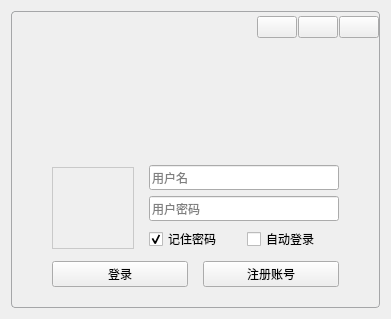
<?xml version="1.0" encoding="UTF-8"?>
<ui version="4.0">
 <class>LoginWidget</class>
 <widget class="QWidget" name="LoginWidget">
  <property name="geometry">
   <rect>
    <x>0</x>
    <y>0</y>
    <width>391</width>
    <height>319</height>
   </rect>
  </property>
  <property name="windowTitle">
   <string>Form</string>
  </property>
  <property name="styleSheet">
   <string notr="true">QWidget#page,QWidget#page_2 {
border: 1px solid #A5A6A8;
border-radius:4px;
}</string>
  </property>
  <layout class="QVBoxLayout" name="verticalLayout_8">
   <item>
    <widget class="QStackedWidget" name="stackedWidget">
     <property name="layoutDirection">
      <enum>Qt::LeftToRight</enum>
     </property>
     <property name="currentIndex">
      <number>0</number>
     </property>
     <widget class="QWidget" name="page">
      <layout class="QVBoxLayout" name="verticalLayout_2">
       <property name="spacing">
        <number>0</number>
       </property>
       <property name="leftMargin">
        <number>1</number>
       </property>
       <property name="topMargin">
        <number>1</number>
       </property>
       <property name="rightMargin">
        <number>1</number>
       </property>
       <property name="bottomMargin">
        <number>1</number>
       </property>
       <item>
        <widget class="QWidget" name="widgetWinTitle" native="true">
         <property name="minimumSize">
          <size>
           <width>0</width>
           <height>30</height>
          </size>
         </property>
         <property name="maximumSize">
          <size>
           <width>16777215</width>
           <height>30</height>
          </size>
         </property>
         <layout class="QHBoxLayout" name="horizontalLayout_2" stretch="0,1,0,0,0">
          <property name="spacing">
           <number>1</number>
          </property>
          <property name="leftMargin">
           <number>10</number>
          </property>
          <property name="topMargin">
           <number>0</number>
          </property>
          <property name="rightMargin">
           <number>0</number>
          </property>
          <property name="bottomMargin">
           <number>0</number>
          </property>
          <item>
           <widget class="QLabel" name="labelWinIcon">
            <property name="minimumSize">
             <size>
              <width>30</width>
              <height>30</height>
             </size>
            </property>
            <property name="maximumSize">
             <size>
              <width>30</width>
              <height>30</height>
             </size>
            </property>
            <property name="text">
             <string/>
            </property>
            <property name="pixmap">
             <pixmap resource="res.qrc">:/resource/images/robot.png</pixmap>
            </property>
           </widget>
          </item>
          <item>
           <widget class="QLabel" name="labelWinTitle">
            <property name="styleSheet">
             <string notr="true">color: #FFFFFF;</string>
            </property>
            <property name="text">
             <string/>
            </property>
           </widget>
          </item>
          <item>
           <widget class="QPushButton" name="btnWinMenu">
            <property name="focusPolicy">
             <enum>Qt::NoFocus</enum>
            </property>
            <property name="text">
             <string/>
            </property>
            <property name="icon">
             <iconset>
              <normalon>:/resource/common/ic_login_cfg.png</normalon>
             </iconset>
            </property>
           </widget>
          </item>
          <item>
           <widget class="QPushButton" name="btnWinMin">
            <property name="focusPolicy">
             <enum>Qt::NoFocus</enum>
            </property>
            <property name="text">
             <string/>
            </property>
            <property name="icon">
             <iconset>
              <normalon>:/resource/common/ic_min.png</normalon>
             </iconset>
            </property>
           </widget>
          </item>
          <item>
           <widget class="QPushButton" name="btnWinClose">
            <property name="focusPolicy">
             <enum>Qt::NoFocus</enum>
            </property>
            <property name="text">
             <string/>
            </property>
            <property name="icon">
             <iconset>
              <normalon>:/resource/common/ic_close_white.png</normalon>
             </iconset>
            </property>
           </widget>
          </item>
         </layout>
        </widget>
       </item>
       <item>
        <widget class="QWidget" name="widgetBody" native="true">
         <layout class="QVBoxLayout" name="verticalLayout_5">
          <property name="spacing">
           <number>0</number>
          </property>
          <property name="leftMargin">
           <number>0</number>
          </property>
          <property name="topMargin">
           <number>0</number>
          </property>
          <property name="rightMargin">
           <number>0</number>
          </property>
          <property name="bottomMargin">
           <number>0</number>
          </property>
          <item>
           <widget class="QLabel" name="labelWeclcom">
            <property name="text">
             <string/>
            </property>
            <property name="pixmap">
             <pixmap resource="res.qrc">:/resource/background/logo3.png</pixmap>
            </property>
            <property name="alignment">
             <set>Qt::AlignCenter</set>
            </property>
           </widget>
          </item>
          <item>
           <layout class="QVBoxLayout" name="verticalLayout_4">
            <property name="spacing">
             <number>10</number>
            </property>
            <property name="leftMargin">
             <number>40</number>
            </property>
            <property name="topMargin">
             <number>20</number>
            </property>
            <property name="rightMargin">
             <number>40</number>
            </property>
            <property name="bottomMargin">
             <number>20</number>
            </property>
            <item>
             <layout class="QHBoxLayout" name="horizontalLayout_4">
              <property name="spacing">
               <number>15</number>
              </property>
              <item>
               <widget class="QLabel" name="labelUserHead">
                <property name="minimumSize">
                 <size>
                  <width>82</width>
                  <height>82</height>
                 </size>
                </property>
                <property name="maximumSize">
                 <size>
                  <width>82</width>
                  <height>82</height>
                 </size>
                </property>
                <property name="styleSheet">
                 <string notr="true">QLabel#labelUserHead {
border: 1px solid #C9C9C9;
}</string>
                </property>
                <property name="text">
                 <string/>
                </property>
                <property name="pixmap">
                 <pixmap resource="res.qrc">:/resource/head/head-64.png</pixmap>
                </property>
                <property name="alignment">
                 <set>Qt::AlignCenter</set>
                </property>
               </widget>
              </item>
              <item>
               <widget class="QWidget" name="widgetInput" native="true">
                <layout class="QVBoxLayout" name="verticalLayout_3">
                 <property name="leftMargin">
                  <number>0</number>
                 </property>
                 <property name="topMargin">
                  <number>0</number>
                 </property>
                 <property name="rightMargin">
                  <number>0</number>
                 </property>
                 <property name="bottomMargin">
                  <number>0</number>
                 </property>
                 <item>
                  <widget class="QIconLineEdit" name="lineEditUser">
                   <property name="minimumSize">
                    <size>
                     <width>0</width>
                     <height>25</height>
                    </size>
                   </property>
                   <property name="maximumSize">
                    <size>
                     <width>16777215</width>
                     <height>25</height>
                    </size>
                   </property>
                   <property name="text">
                    <string/>
                   </property>
                   <property name="placeholderText">
                    <string>用户名</string>
                   </property>
                  </widget>
                 </item>
                 <item>
                  <widget class="QIconLineEdit" name="lineEditPasswd">
                   <property name="minimumSize">
                    <size>
                     <width>0</width>
                     <height>25</height>
                    </size>
                   </property>
                   <property name="maximumSize">
                    <size>
                     <width>16777215</width>
                     <height>25</height>
                    </size>
                   </property>
                   <property name="text">
                    <string/>
                   </property>
                   <property name="echoMode">
                    <enum>QLineEdit::Password</enum>
                   </property>
                   <property name="placeholderText">
                    <string>用户密码</string>
                   </property>
                  </widget>
                 </item>
                 <item>
                  <layout class="QHBoxLayout" name="horizontalLayout">
                   <item>
                    <widget class="QCheckBox" name="checkBoxPasswd">
                     <property name="text">
                      <string>记住密码</string>
                     </property>
                     <property name="checked">
                      <bool>true</bool>
                     </property>
                    </widget>
                   </item>
                   <item>
                    <widget class="QCheckBox" name="checkBoxAutoLogin">
                     <property name="text">
                      <string>自动登录</string>
                     </property>
                     <property name="checked">
                      <bool>false</bool>
                     </property>
                    </widget>
                   </item>
                  </layout>
                 </item>
                </layout>
               </widget>
              </item>
             </layout>
            </item>
            <item>
             <layout class="QHBoxLayout" name="horizontalLayout_3">
              <property name="spacing">
               <number>15</number>
              </property>
              <item>
               <widget class="QPushButton" name="btnLogin">
                <property name="focusPolicy">
                 <enum>Qt::NoFocus</enum>
                </property>
                <property name="toolTip">
                 <string>登录</string>
                </property>
                <property name="text">
                 <string>登录</string>
                </property>
               </widget>
              </item>
              <item>
               <widget class="QPushButton" name="btnRegister">
                <property name="text">
                 <string>注册账号</string>
                </property>
               </widget>
              </item>
             </layout>
            </item>
           </layout>
          </item>
         </layout>
        </widget>
       </item>
      </layout>
     </widget>
     <widget class="QWidget" name="page_2">
      <layout class="QVBoxLayout" name="verticalLayout_9">
       <property name="spacing">
        <number>0</number>
       </property>
       <property name="leftMargin">
        <number>1</number>
       </property>
       <property name="topMargin">
        <number>1</number>
       </property>
       <property name="rightMargin">
        <number>1</number>
       </property>
       <property name="bottomMargin">
        <number>1</number>
       </property>
       <item>
        <widget class="QWidget" name="widgetWinTitle_2" native="true">
         <property name="minimumSize">
          <size>
           <width>0</width>
           <height>30</height>
          </size>
         </property>
         <property name="maximumSize">
          <size>
           <width>16777215</width>
           <height>30</height>
          </size>
         </property>
         <layout class="QHBoxLayout" name="horizontalLayout_5" stretch="1,0,0">
          <property name="spacing">
           <number>5</number>
          </property>
          <property name="leftMargin">
           <number>10</number>
          </property>
          <property name="topMargin">
           <number>0</number>
          </property>
          <property name="rightMargin">
           <number>0</number>
          </property>
          <property name="bottomMargin">
           <number>0</number>
          </property>
          <item>
           <widget class="QLabel" name="labelWinTitle_2">
            <property name="text">
             <string>登录配置</string>
            </property>
           </widget>
          </item>
          <item>
           <widget class="QPushButton" name="btnWinMin_2">
            <property name="focusPolicy">
             <enum>Qt::NoFocus</enum>
            </property>
            <property name="text">
             <string/>
            </property>
            <property name="icon">
             <iconset>
              <normalon>:/resource/common/ic_min.png</normalon>
             </iconset>
            </property>
           </widget>
          </item>
          <item>
           <widget class="QPushButton" name="btnWinClose_2">
            <property name="focusPolicy">
             <enum>Qt::NoFocus</enum>
            </property>
            <property name="text">
             <string/>
            </property>
            <property name="icon">
             <iconset>
              <normalon>:/resource/common/ic_close_white.png</normalon>
             </iconset>
            </property>
           </widget>
          </item>
         </layout>
        </widget>
       </item>
       <item>
        <widget class="QWidget" name="widgetBody_2" native="true">
         <layout class="QVBoxLayout" name="verticalLayout_6">
          <item>
           <widget class="QGroupBox" name="groupBox">
            <property name="title">
             <string>服务器设置</string>
            </property>
            <layout class="QVBoxLayout" name="verticalLayout_7">
             <item>
              <layout class="QHBoxLayout" name="horizontalLayout_6">
               <property name="rightMargin">
                <number>0</number>
               </property>
               <item>
                <layout class="QFormLayout" name="formLayout">
                 <item row="0" column="0">
                  <widget class="QLabel" name="label_3">
                   <property name="text">
                    <string>服务器地址配置：</string>
                   </property>
                  </widget>
                 </item>
                 <item row="0" column="1">
                  <widget class="QIPLineEdit" name="lineEditHostAddr">
                   <property name="text">
                    <string>192.168.91.1</string>
                   </property>
                  </widget>
                 </item>
                 <item row="1" column="0">
                  <widget class="QLabel" name="label_4">
                   <property name="text">
                    <string>消息服务器端口：</string>
                   </property>
                  </widget>
                 </item>
                 <item row="1" column="1">
                  <widget class="QLineEdit" name="lineEditHostMsgPort">
                   <property name="text">
                    <string>60100</string>
                   </property>
                  </widget>
                 </item>
                 <item row="2" column="0">
                  <widget class="QLabel" name="label_5">
                   <property name="text">
                    <string>文件服务器端口：</string>
                   </property>
                  </widget>
                 </item>
                 <item row="2" column="1">
                  <widget class="QLineEdit" name="lineEditHostFilePort">
                   <property name="text">
                    <string>60101</string>
                   </property>
                  </widget>
                 </item>
                </layout>
               </item>
              </layout>
             </item>
             <item>
              <spacer name="verticalSpacer">
               <property name="orientation">
                <enum>Qt::Vertical</enum>
               </property>
               <property name="sizeHint" stdset="0">
                <size>
                 <width>20</width>
                 <height>157</height>
                </size>
               </property>
              </spacer>
             </item>
            </layout>
           </widget>
          </item>
          <item>
           <layout class="QHBoxLayout" name="horizontalLayout_7">
            <item>
             <spacer name="horizontalSpacer">
              <property name="orientation">
               <enum>Qt::Horizontal</enum>
              </property>
              <property name="sizeHint" stdset="0">
               <size>
                <width>40</width>
                <height>20</height>
               </size>
              </property>
             </spacer>
            </item>
            <item>
             <widget class="QPushButton" name="btnCancel">
              <property name="text">
               <string>取消</string>
              </property>
             </widget>
            </item>
            <item>
             <widget class="QPushButton" name="btnSaveCfg">
              <property name="text">
               <string>确定</string>
              </property>
             </widget>
            </item>
           </layout>
          </item>
         </layout>
        </widget>
       </item>
      </layout>
     </widget>
     <widget class="QWidget" name="page_3">
      <layout class="QVBoxLayout" name="verticalLayout">
       <property name="spacing">
        <number>0</number>
       </property>
       <property name="leftMargin">
        <number>1</number>
       </property>
       <property name="topMargin">
        <number>1</number>
       </property>
       <property name="rightMargin">
        <number>1</number>
       </property>
       <property name="bottomMargin">
        <number>1</number>
       </property>
       <item>
        <widget class="QWidget" name="widgetWinTitle_3" native="true">
         <property name="minimumSize">
          <size>
           <width>0</width>
           <height>30</height>
          </size>
         </property>
         <property name="maximumSize">
          <size>
           <width>16777215</width>
           <height>30</height>
          </size>
         </property>
         <layout class="QHBoxLayout" name="horizontalLayout_8" stretch="0,1,0,0,0">
          <property name="spacing">
           <number>2</number>
          </property>
          <property name="leftMargin">
           <number>10</number>
          </property>
          <property name="topMargin">
           <number>0</number>
          </property>
          <property name="rightMargin">
           <number>0</number>
          </property>
          <property name="bottomMargin">
           <number>0</number>
          </property>
          <item>
           <widget class="QLabel" name="labelWinIcon_2">
            <property name="minimumSize">
             <size>
              <width>30</width>
              <height>30</height>
             </size>
            </property>
            <property name="maximumSize">
             <size>
              <width>30</width>
              <height>30</height>
             </size>
            </property>
            <property name="text">
             <string/>
            </property>
            <property name="pixmap">
             <pixmap resource="res.qrc">:/resource/images/robot.png</pixmap>
            </property>
           </widget>
          </item>
          <item>
           <widget class="QLabel" name="labelWinTitle_3">
            <property name="styleSheet">
             <string notr="true">color: #FFFFFF;</string>
            </property>
            <property name="text">
             <string/>
            </property>
           </widget>
          </item>
          <item>
           <widget class="QPushButton" name="btnWinMenu_2">
            <property name="focusPolicy">
             <enum>Qt::NoFocus</enum>
            </property>
            <property name="text">
             <string/>
            </property>
            <property name="icon">
             <iconset resource="res.qrc">
              <normaloff>:/resource/common/ic_login_cfg.png</normaloff>:/resource/common/ic_login_cfg.png</iconset>
            </property>
           </widget>
          </item>
          <item>
           <widget class="QPushButton" name="btnWinMin_3">
            <property name="focusPolicy">
             <enum>Qt::NoFocus</enum>
            </property>
            <property name="text">
             <string/>
            </property>
            <property name="icon">
             <iconset>
              <normalon>:/resource/common/ic_min.png</normalon>
             </iconset>
            </property>
           </widget>
          </item>
          <item>
           <widget class="QPushButton" name="btnWinClose_3">
            <property name="focusPolicy">
             <enum>Qt::NoFocus</enum>
            </property>
            <property name="text">
             <string/>
            </property>
            <property name="icon">
             <iconset>
              <normalon>:/resource/common/ic_close_white.png</normalon>
             </iconset>
            </property>
           </widget>
          </item>
         </layout>
        </widget>
       </item>
       <item>
        <widget class="QGroupBox" name="groupBox_2">
         <property name="font">
          <font>
           <family>微软雅黑</family>
          </font>
         </property>
         <property name="title">
          <string>注册账号</string>
         </property>
         <layout class="QVBoxLayout" name="verticalLayout_11" stretch="5">
          <property name="spacing">
           <number>0</number>
          </property>
          <property name="leftMargin">
           <number>5</number>
          </property>
          <property name="topMargin">
           <number>5</number>
          </property>
          <property name="rightMargin">
           <number>5</number>
          </property>
          <property name="bottomMargin">
           <number>5</number>
          </property>
          <item>
           <layout class="QVBoxLayout" name="verticalLayout_10">
            <item>
             <layout class="QGridLayout" name="gridLayout" rowstretch="1,0,0,0,0,0,0" columnstretch="0,0,0,0">
              <item row="6" column="2">
               <widget class="QLineEdit" name="lineEdit_Email">
                <property name="minimumSize">
                 <size>
                  <width>200</width>
                  <height>25</height>
                 </size>
                </property>
                <property name="maximumSize">
                 <size>
                  <width>200</width>
                  <height>25</height>
                 </size>
                </property>
               </widget>
              </item>
              <item row="2" column="1">
               <widget class="QLabel" name="label_2">
                <property name="text">
                 <string>密码：</string>
                </property>
               </widget>
              </item>
              <item row="0" column="2">
               <widget class="QLineEdit" name="lineEdit_UserName">
                <property name="minimumSize">
                 <size>
                  <width>200</width>
                  <height>25</height>
                 </size>
                </property>
                <property name="maximumSize">
                 <size>
                  <width>200</width>
                  <height>25</height>
                 </size>
                </property>
               </widget>
              </item>
              <item row="4" column="1">
               <widget class="QLabel" name="label_6">
                <property name="text">
                 <string>手机号：</string>
                </property>
               </widget>
              </item>
              <item row="1" column="2">
               <spacer name="verticalSpacer_3">
                <property name="orientation">
                 <enum>Qt::Vertical</enum>
                </property>
                <property name="sizeType">
                 <enum>QSizePolicy::Fixed</enum>
                </property>
                <property name="sizeHint" stdset="0">
                 <size>
                  <width>20</width>
                  <height>5</height>
                 </size>
                </property>
               </spacer>
              </item>
              <item row="2" column="2">
               <widget class="QLineEdit" name="lineEdit_Password">
                <property name="minimumSize">
                 <size>
                  <width>200</width>
                  <height>25</height>
                 </size>
                </property>
                <property name="maximumSize">
                 <size>
                  <width>200</width>
                  <height>25</height>
                 </size>
                </property>
                <property name="echoMode">
                 <enum>QLineEdit::Password</enum>
                </property>
               </widget>
              </item>
              <item row="3" column="2">
               <spacer name="verticalSpacer_4">
                <property name="orientation">
                 <enum>Qt::Vertical</enum>
                </property>
                <property name="sizeType">
                 <enum>QSizePolicy::Fixed</enum>
                </property>
                <property name="sizeHint" stdset="0">
                 <size>
                  <width>20</width>
                  <height>5</height>
                 </size>
                </property>
               </spacer>
              </item>
              <item row="5" column="2">
               <spacer name="verticalSpacer_5">
                <property name="orientation">
                 <enum>Qt::Vertical</enum>
                </property>
                <property name="sizeType">
                 <enum>QSizePolicy::Fixed</enum>
                </property>
                <property name="sizeHint" stdset="0">
                 <size>
                  <width>20</width>
                  <height>5</height>
                 </size>
                </property>
               </spacer>
              </item>
              <item row="4" column="2">
               <widget class="QLineEdit" name="lineEdit_Phone">
                <property name="minimumSize">
                 <size>
                  <width>200</width>
                  <height>25</height>
                 </size>
                </property>
                <property name="maximumSize">
                 <size>
                  <width>200</width>
                  <height>25</height>
                 </size>
                </property>
               </widget>
              </item>
              <item row="6" column="1">
               <widget class="QLabel" name="label_7">
                <property name="text">
                 <string>邮箱：</string>
                </property>
               </widget>
              </item>
              <item row="0" column="1">
               <widget class="QLabel" name="label">
                <property name="text">
                 <string>用户名：</string>
                </property>
               </widget>
              </item>
              <item row="0" column="0">
               <spacer name="horizontalSpacer_4">
                <property name="orientation">
                 <enum>Qt::Horizontal</enum>
                </property>
                <property name="sizeType">
                 <enum>QSizePolicy::Fixed</enum>
                </property>
                <property name="sizeHint" stdset="0">
                 <size>
                  <width>30</width>
                  <height>20</height>
                 </size>
                </property>
               </spacer>
              </item>
              <item row="0" column="3">
               <spacer name="horizontalSpacer_5">
                <property name="orientation">
                 <enum>Qt::Horizontal</enum>
                </property>
                <property name="sizeType">
                 <enum>QSizePolicy::Fixed</enum>
                </property>
                <property name="sizeHint" stdset="0">
                 <size>
                  <width>30</width>
                  <height>20</height>
                 </size>
                </property>
               </spacer>
              </item>
             </layout>
            </item>
            <item>
             <spacer name="verticalSpacer_2">
              <property name="orientation">
               <enum>Qt::Vertical</enum>
              </property>
              <property name="sizeHint" stdset="0">
               <size>
                <width>20</width>
                <height>40</height>
               </size>
              </property>
             </spacer>
            </item>
            <item>
             <layout class="QHBoxLayout" name="horizontalLayout_9" stretch="8,1,0,1">
              <item>
               <spacer name="horizontalSpacer_2">
                <property name="orientation">
                 <enum>Qt::Horizontal</enum>
                </property>
                <property name="sizeType">
                 <enum>QSizePolicy::Expanding</enum>
                </property>
                <property name="sizeHint" stdset="0">
                 <size>
                  <width>100</width>
                  <height>20</height>
                 </size>
                </property>
               </spacer>
              </item>
              <item>
               <widget class="QPushButton" name="btnCancel2">
                <property name="text">
                 <string>取消</string>
                </property>
               </widget>
              </item>
              <item>
               <spacer name="horizontalSpacer_3">
                <property name="orientation">
                 <enum>Qt::Horizontal</enum>
                </property>
                <property name="sizeType">
                 <enum>QSizePolicy::Fixed</enum>
                </property>
                <property name="sizeHint" stdset="0">
                 <size>
                  <width>10</width>
                  <height>20</height>
                 </size>
                </property>
               </spacer>
              </item>
              <item>
               <widget class="QPushButton" name="btnSetLogin">
                <property name="text">
                 <string>注册</string>
                </property>
               </widget>
              </item>
             </layout>
            </item>
           </layout>
          </item>
         </layout>
        </widget>
       </item>
      </layout>
     </widget>
    </widget>
   </item>
  </layout>
 </widget>
 <customwidgets>
  <customwidget>
   <class>QIPLineEdit</class>
   <extends>QLineEdit</extends>
   <header>clineedit.h</header>
  </customwidget>
  <customwidget>
   <class>QIconLineEdit</class>
   <extends>QLineEdit</extends>
   <header>clineedit.h</header>
  </customwidget>
 </customwidgets>
 <resources>
  <include location="res.qrc"/>
 </resources>
 <connections/>
</ui>
